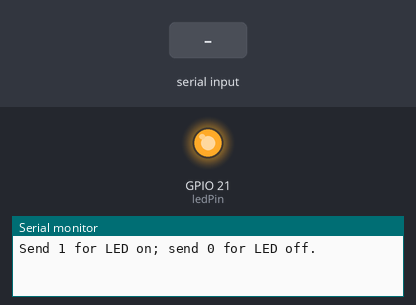
Bench run of a sketch on a simulated Seeed XIAO ESP32-S3. Shown: output pins drawn as LEDs (lit = HIGH), the last lines printed to the serial monitor. Inputs (shaded band) come from the test bench.

Above: at 2.2 s.
2.3 s: "1\n" received over Serial
At 3.4 s:
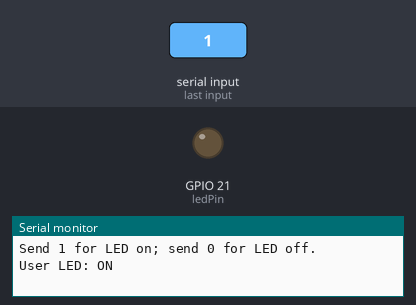
3.8 s: "0\n" received over Serial
At 4.5 s:
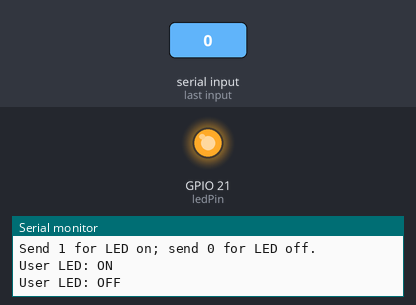
Timing chart, 0 to 6.8 s (numbered marks = the images above; inputs shaded):
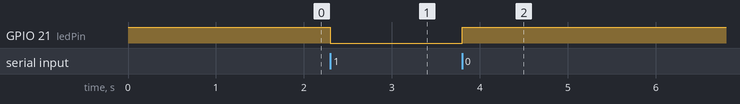

Measured:
- after the input at 2.3 s, GPIO 21 (ledPin): HIGH → LOW at once
- after the input at 3.8 s, GPIO 21 (ledPin): LOW → HIGH at once

The sketch:

03_Serial_Control_Optional.ino
```cpp
// MISHEARD CITY | Practical 1 | 03 - Serial control (optional)
// Board: Seeed Studio XIAO ESP32S3 Sense.
// Arduino IDE: USB CDC On Boot = Enabled; Serial Monitor = 115200.
// Send 1 for on, 0 for off. Newline/carriage-return characters are ignored.

const int ledPin = LED_BUILTIN;

void setup() {
  pinMode(ledPin, OUTPUT);
  digitalWrite(ledPin, HIGH);
  Serial.begin(115200);
  delay(1000);
  Serial.println("Send 1 for LED on; send 0 for LED off.");
}

void loop() {
  if (Serial.available() > 0) {
    char command = Serial.read();

    if (command == '1') {
      digitalWrite(ledPin, LOW);
      Serial.println("User LED: ON");
    } else if (command == '0') {
      digitalWrite(ledPin, HIGH);
      Serial.println("User LED: OFF");
    } else if (command != '\n' && command != '\r') {
      Serial.println("Unknown command. Send 1 or 0.");
    }
  }
}
```
